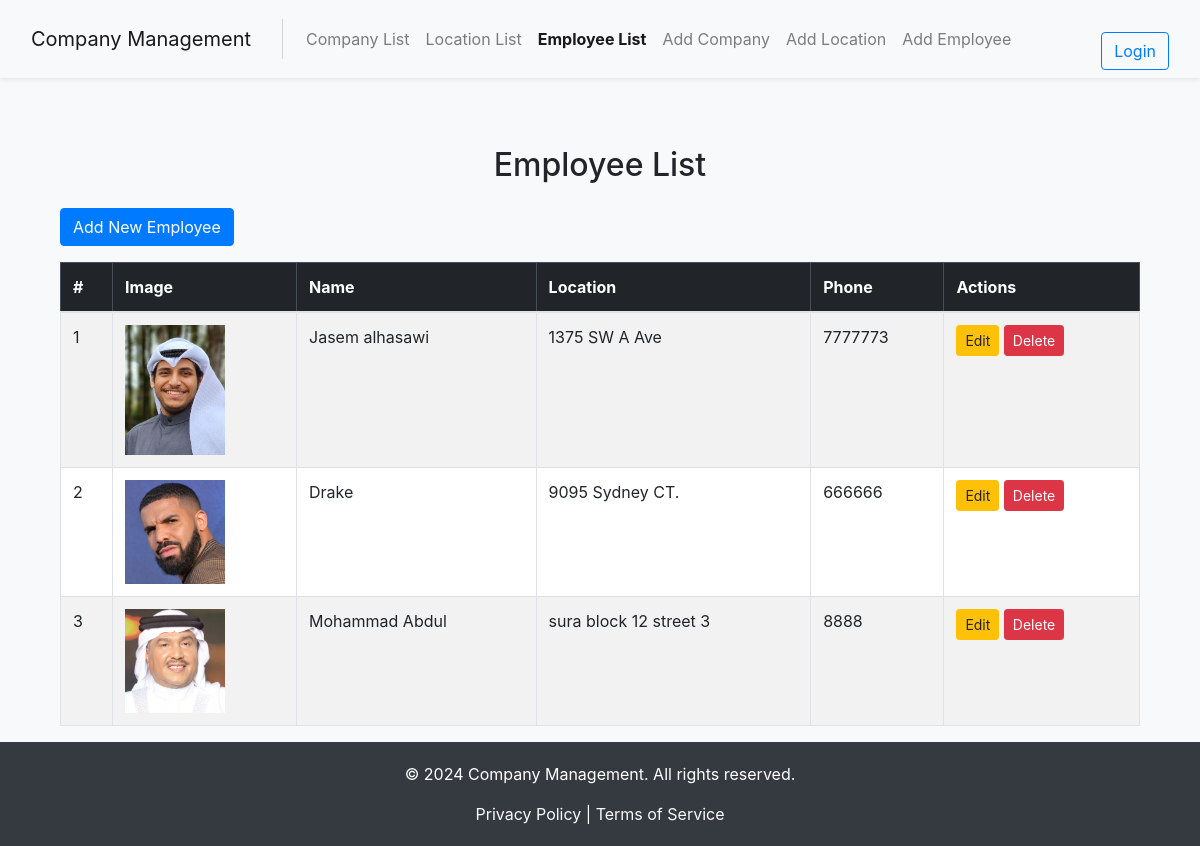
Page /employee_list/ on the committed database.
### Testapp/models.py (models this page shows, shortened)
class Employee(models.Model):
    e_name = models.CharField(max_length=255)
    e_phone = models.CharField(max_length=20)
    e_address = models.CharField(max_length=255)
    e_com = models.ForeignKey("Company", on_delete=models.CASCADE)
    e_loc = models.ForeignKey("Location", on_delete=models.CASCADE)
    e_img = models.ImageField( upload_to="", null=True )

### Testapp/employee_views.py (the view)
# urls.py: path('employee_list/', employee_views.employee_list, name='employee_list'),
def employee_list(request):
    employees = Employee.objects.all()
    return render(request, 'employees/employee_list.html', {'employee': employees})

### Testapp/templates/employees/employee_list.html (shortened to what this page needs)
{% extends 'companies/base.html' %} {% block content %}
<div class="container mt-5">
  <h2 class="text-center mb-4">Employee List</h2>
  <div class="mb-3">
    <a href="{% url 'add_employee' %}" class="btn btn-primary"
      >Add New Employee</a
    >
  </div>
  <table class="table table-striped table-bordered">
    <thead class="table-dark">
      <tr>
        <th>#</th>
        <th>Image</th>
        <th>Name</th>
        <th>Location</th>
        <th>Phone</th>
        <th>Actions</th>
      </tr>
    </thead>
    <tbody>
      {% for employee in employee %}
      <tr>
        <td>{{ forloop.counter }}</td>
        <td>
          {% if employee.e_img %}
          <img
            src="{{ employee.e_img.url }}"
            alt="{{ employee.e_name }}"
            class="img-fluid"
            style="max-width: 100px; height: auto"
          />
          {% else %}
          <span>No Image</span>
          {% endif %}
        </td>
        <td>{{ employee.e_name }}</td>
        <td>{{ employee.e_address }}</td>
        <td>{{ employee.e_phone }}</td>
        <td>
          <a
            href="{% url 'edit_employee' employee.id %}"
            class="btn btn-warning btn-sm"
            >Edit</a
          >
          <a
            href="{% url 'delete_employee' employee.id %}"
            class="btn btn-danger btn-sm"
            >Delete</a
          >
        </td>
      </tr>
      {% endfor %}
    </tbody>
  </table>
</div>
{% endblock %}

### Testapp/templates/companies/base.html (shortened to what this page needs)
<!DOCTYPE html>
<html lang="en">
  <head>
    <link
      href="https://cdn.jsdelivr.net/npm/bootstrap@5.3.0-alpha3/dist/css/bootstrap.min.css"
      rel="stylesheet"
    />
    <link
      href="https://maxcdn.bootstrapcdn.com/bootstrap/4.5.2/css/bootstrap.min.css"
      rel="stylesheet"
    />
  </head>
  <body>
    <nav class="navbar navbar-expand-lg navbar-light bg-light shadow-sm">
      <div class="container-fluid">
        <a class="navbar-brand" href="{% url 'company_list' %}"
          >Company Management</a
        >
        <div class="collapse navbar-collapse" id="navbarNav">
          <ul class="navbar-nav me-auto">
            <li class="nav-item">
              <a
                class="nav-link {% if request.resolver_match.url_name == 'company_list' %}active{% endif %}"
                href="{% url 'company_list' %}"
                >Company List</a
              >
            </li>
            <li class="nav-item">
              <a
                class="nav-link {% if request.resolver_match.url_name == 'location_list' %}active{% endif %}"
                href="{% url 'location_list' %}"
                >Location List</a
              >
            </li>
            <li class="nav-item">
              <a
                class="nav-link {% if request.resolver_match.url_name == 'employee_list' %}active{% endif %}"
                href="{% url 'employee_list' %}"
                >Employee List</a
              >
            </li>
            <li class="nav-item">
              <a
                class="nav-link {% if request.resolver_match.url_name == 'add_company' %}active{% endif %}"
                href="{% url 'add_company' %}"
                >Add Company</a
              >
            </li>
            <li class="nav-item">
              <a
                class="nav-link {% if request.resolver_match.url_name == 'add_location' %}active{% endif %}"
                href="{% url 'add_location' %}"
                >Add Location</a
              >
            </li>
            <li class="nav-item">
              <a
                class="nav-link {% if request.resolver_match.url_name == 'add_employee' %}active{% endif %}"
                href="{% url 'add_employee' %}"
                >Add Employee</a
              >
            </li>
          </ul>
          <div class="auth-links">
            <br/>
          <div class="auth-links">
            {% if user.is_authenticated %}
            <a class="btn btn-outline-danger" href="{% url 'logout' %}"
              >Logout</a
            >
            {% else %}
            <a class="btn btn-outline-primary" href="{% url 'login' %}"
              >Login</a
            >
            {% endif %}
          </div>
        </div>
      </div>
    </nav>
    <div class="container">{% block content %}{% endblock %}</div>
    <footer>
      <p>&copy; 2024 Company Management. All rights reserved.</p>
      <a href="#">Privacy Policy</a> | <a href="#">Terms of Service</a>
    </footer>
  </body>
</html>

### Testapp/templates/companies/base.html (style rules this page uses)
html { height: 100%; }
body { min-height: 100%; display: flex; flex-direction: column; margin: 0; background-color: #f8f9fa; }
.container { flex: 1; }
.navbar { margin-bottom: 20px; }
.nav-link.active { font-weight: bold; }
.auth-links { margin-left: auto; }
footer { background-color: #343a40; color: white; text-align: center; padding: 20px 0; }
footer a { color: #f8f9fa; text-decoration: none; }

### rows in the picture
Employee: e_img (picture), e_name "Jasem alhasawi", e_address "1375 SW A Ave", e_phone "7777773"
Employee: e_img (picture), e_name "Drake", e_address "9095 Sydney CT.", e_phone "666666"
Employee: e_img (picture), e_name "Mohammad Abdul", e_address "sura block 12 street 3", e_phone "8888"
